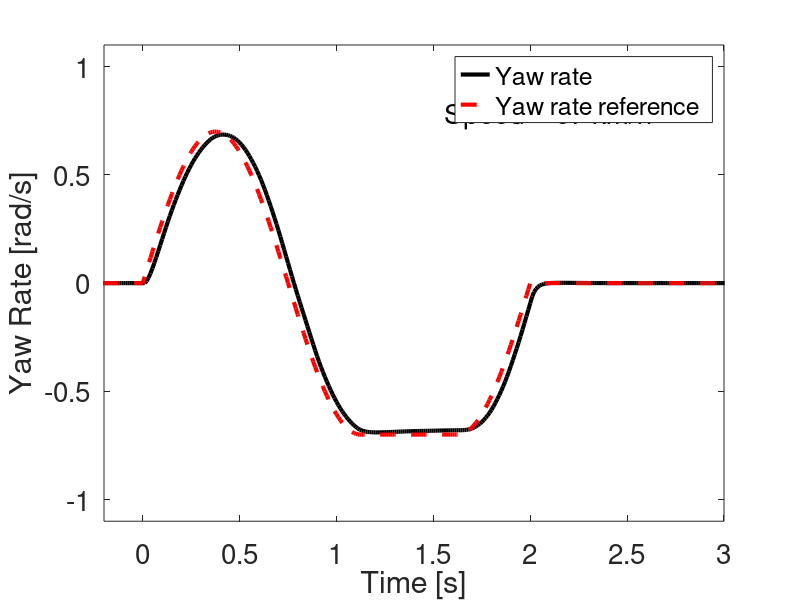
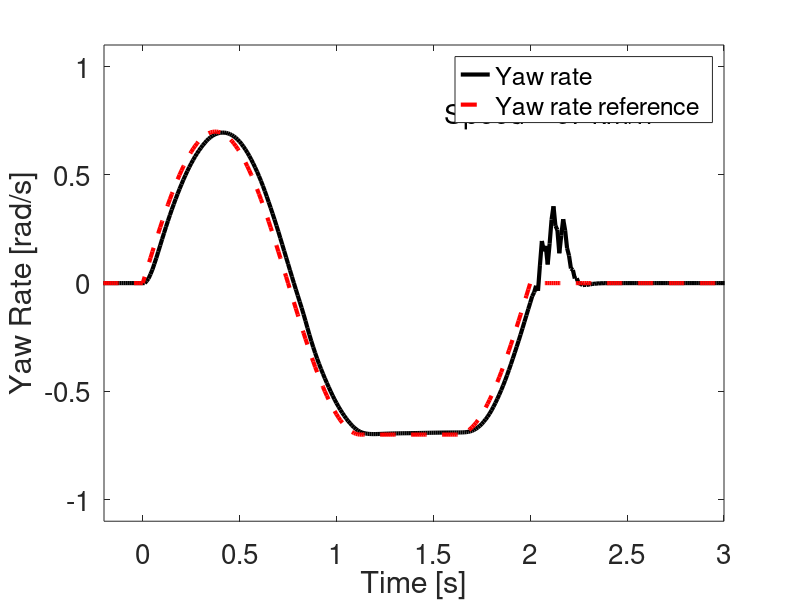

These figures' MATLAB source, in order:
clear all
close all
wB = load('SWDWithB.mat');
woB = load('SWDWoB.mat');

LW = 3;
FS = 20;
aspectRatioW = [16 10]*70;
aspectRatioN = [8 10]*70;

%% Plot yaw rate and reference with Beta = 1

xlim = [-.2 3];
ylim = [-1.1 1.1];
t0 = 10;

figure('Position',[0,0, aspectRatioN]);
hYawRate = plot(wB.t-t0,wB.r,'k');
hold on
hYawRef  = plot(wB.t-t0,wB.r_ref(:,1),'--r');

set(gca,'XLim',xlim,'YLim',ylim)
set(get(gca,'Children'),'LineWidth',LW)
xlabel('Time [s]')
ylabel('Yaw Rate [rad/s]')

legend('Yaw rate','Yaw rate reference')

strSpeed = sprintf('Speed = %i km/h',round(mean(wB.u(100:end))*3.6));
text(xlim(1)+0.55*(xlim(2)-xlim(1)),ylim(1)+0.85*(ylim(2)-ylim(1)),strSpeed,'FontSize',FS)

set(gca,'FontSize',FS)



%% Plot r and rref with B = 0

figure('Position',[0,0, aspectRatioN]);
hYawRate = plot(woB.t-t0,woB.r,'k');
hold on
hYawRef  = plot(woB.t-t0,woB.r_ref(:,1),'--r');

set(gca,'XLim',xlim,'YLim',ylim)
set(get(gca,'Children'),'LineWidth',LW)
xlabel('Time [s]')
ylabel('Yaw Rate [rad/s]')

legend('Yaw rate','Yaw rate reference')

text(xlim(1)+0.55*(xlim(2)-xlim(1)),ylim(1)+0.85*(ylim(2)-ylim(1)),strSpeed,'FontSize',FS)

set(gca,'FontSize',FS)
